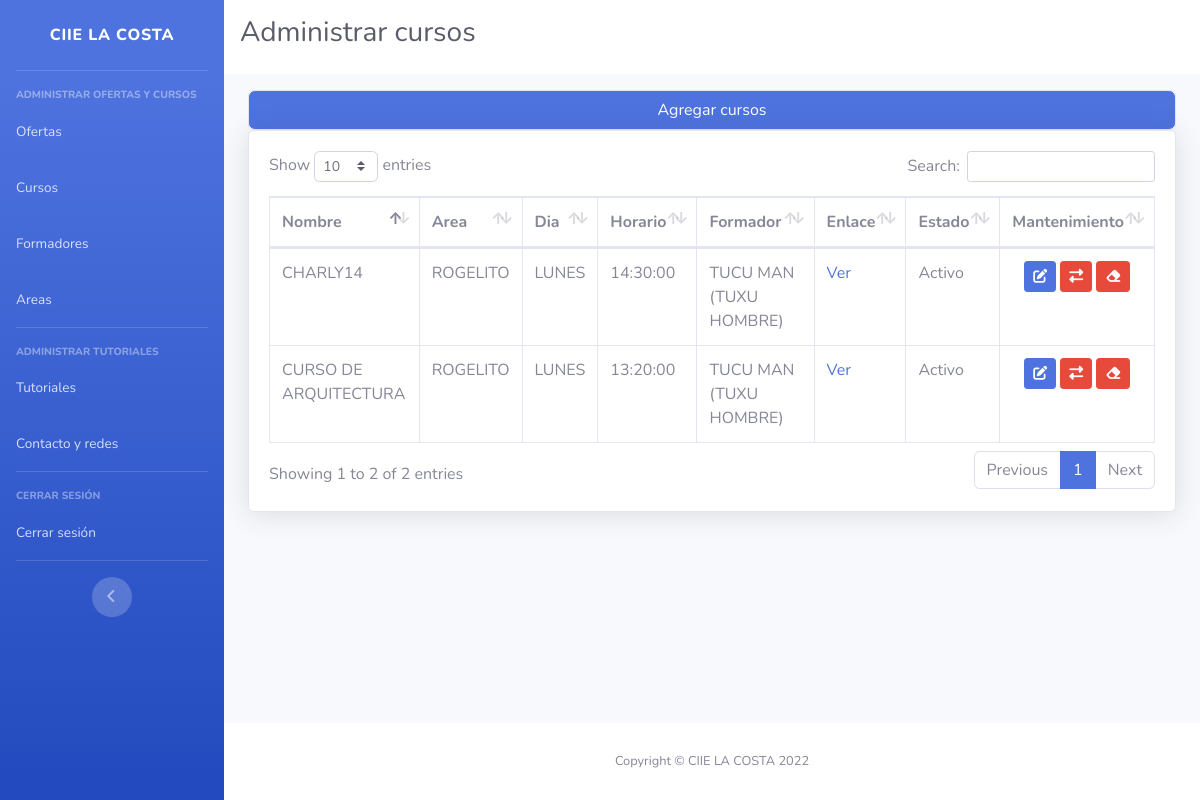
/admin/administrarCursos.php (signed in), run on the app's committed database.
### tables this page shows
CREATE TABLE `cursos` (
  `id_curso` int(11) NOT NULL,
  `link` varchar(150) NOT NULL,
  `horario` time NOT NULL,
  `dia` text NOT NULL,
  `nombre` text NOT NULL,
  `id_f` int(11) NOT NULL,
  `id_a` int(11) NOT NULL,
  `area` varchar(70) NOT NULL,
  `formador` text NOT NULL,
  `estado` int(1) NOT NULL,
  `eliminado` int(1) NOT NULL
);

### admin/administrarCursos.php (the view, shortened to what this page needs)
<!DOCTYPE html>
<html lang="es">
<head>
    <link href="vendor/fontawesome-free/css/all.min.css" rel="stylesheet" type="text/css">
    <link rel="stylesheet" href="https://cdnjs.cloudflare.com/ajax/libs/font-awesome/6.2.0/css/all.min.css" />
    <link href="css/sb-admin-2.min.css" rel="stylesheet">
    <link href="vendor/datatables/dataTables.bootstrap4.min.css" rel="stylesheet">
</head>
<body id="page-top">
    <div id="wrapper">
        <?php include("modulos/sidebar.php") ?>
        <div id="content-wrapper" class="d-flex flex-column">
            <div id="content">
                <div class="row m-0 mb-3" style="background-color:#fff">
                    <h1 class="pl-3 pt-3 h3 mb-4 text-gray-800">Administrar cursos</h1>
                </div>
                <div class="container-fluid">
                    <div class="accordion" id="accordionExample">
                        <div class="card">
                            <div class="card-header p-0" id="headingOne">
                                <h2 class="mb-0">
                                <button class="btn btn-primary btn-block text-center" type="button" data-toggle="collapse" data-target="#collapseOne" aria-expanded="true" aria-controls="collapseOne">
                                Agregar cursos
                                </button>
                                </h2>
                            </div>
                        </div>
                    </div>
                    <div class="card shadow mb-4">
                        <div class="card-body">
                            <div class="table-responsive">
                                <table class="table table-bordered" id="dataTable" width="100%" cellspacing="0">
                                    <thead>
                                        <tr>
                                            <th>Nombre</th>
                                            <th>Area</th>
                                            <th>Dia</th>
                                            <th>Horario</th>
                                            <th>Formador</th>
                                            <th>Enlace</th>
                                            <th>Estado</th>
                                            <th>Mantenimiento</th>
                                        </tr>
                                    </thead>
                                    <tbody>
                                        <?php
                                            include("modulos/modCursos/buscarFormador.php");
                                            $sql = "SELECT * FROM `cursos` WHERE `eliminado` = 0";
                                            $sqlEX = mysqli_query($connection, $sql);
                                            if($sqlEX){
                                                foreach($sqlEX as $row){
                                                    $id = $row['id_curso'];
                                                    $est = $row['estado'];
                                                    if($est == 0){
                                                        $estE = "Activo";
                                                    } else {
                                                        $estE = "Desactivado";
                                                    }
                                                    echo "<tr>";
                                                    echo '<td>' .$row['nombre'] . '</td>';
                                                    echo '<td>' .$row['area'] . '</td>';
                                                    echo '<td>'.$row["dia"].'</td>';
                                                    echo '<td>'.$row["horario"].'</td>';
                                                    echo '<td>'.$row["formador"].'</td>';
                                                    echo '<td>' .'<a href='. $row['link'] .'>Ver</a>' . '</td>';
                                                    echo '<td>'.$estE.'</td>';
                                                    echo '<td class="text-center">' . '<button class="btn btn-sm btn-primary" title="Editar datos" data-toggle="modal" id="editarBtn" data-id="'.$id.'"><i class="fa-solid fa-pen-to-square"></i></button> <button class="btn btn-sm btn-danger" title="Editar estado" id="estado-adit" data-id ="'.$id.'" data-estado="'.$est.'"><i class="fa-solid fa-right-left"></i></button> <button class="btn btn-sm btn-danger" title="Eliminar" id="elim_cu" data-id="'.$id.'"><a style="color:white; text-decoration:none"><i class="fa-solid fa-eraser"></i></a></button>' . '</td>';
                                                    echo "</tr>";
                                                }
                                            }
                                        ?>
                                    </tbody>
                                </table>
                            </div>
                        </div>
                    </div>
                </div>
            </div>
            <?php include('modulos/footer.php'); ?>
        </div>
    </div>
</body>
</html>

### data on the page
cursos: nombre "CHARLY14", area "ROGELITO", dia "LUNES", horario "14:30:00", formador "TUCU MAN (TUXU HOMBRE)", estado "Activo"
cursos: nombre "CURSO DE ARQUITECTURA", area "ROGELITO", dia "LUNES", horario "13:20:00", formador "TUCU MAN (TUXU HOMBRE)", estado "Activo"
